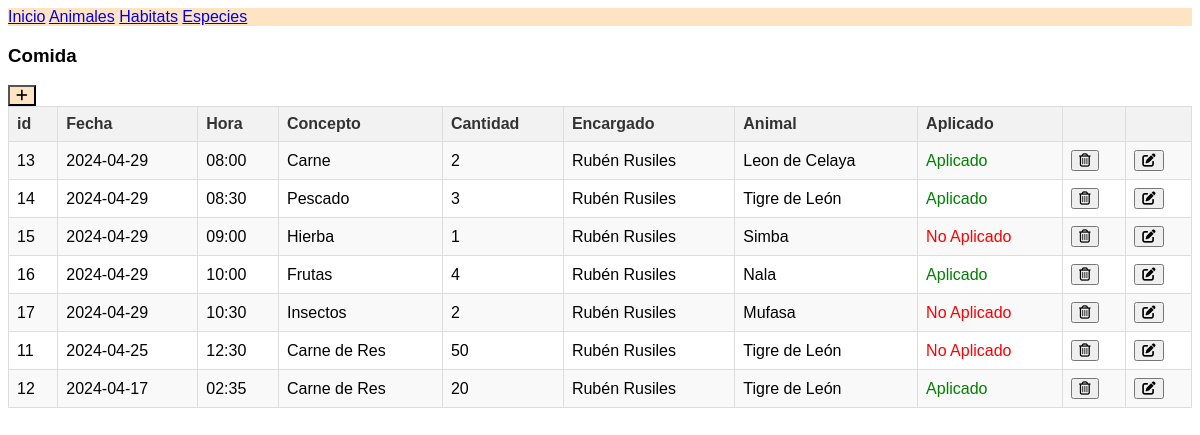
Screenshot of /admin (signed in) with the database file from the repository.
### tables this page shows
CREATE TABLE `Comida` (
  `id` bigint(20) UNSIGNED NOT NULL,
  `id_animal` smallint(6) NOT NULL,
  `fecha` date NOT NULL,
  `cantidad` smallint(6) NOT NULL,
  `concepto` varchar(50) NOT NULL,
  `aplicado` tinyint(1) NOT NULL DEFAULT 0,
  `hora` char(5) NOT NULL,
  `id_empleado` tinyint(4) NOT NULL
);

CREATE TABLE `Animal` (
  `id` bigint(20) UNSIGNED NOT NULL,
  `edad` smallint(6) NOT NULL,
  `id_especie` smallint(6) NOT NULL,
  `id_habitad` smallint(6) NOT NULL,
  `animal` varchar(50) NOT NULL
);

### class/baseDeDatos.php (called while the page is built, shortened)
<?php
class BaseDeDatos
{
    var $conexion;
    var $servidor;
    var $usuario;
    var $clave;
    var $baseDeDatos;
    function __construct()
    {
        $this->servidor = 'localhost';
        $this->usuario = 'zoo';
        $this->clave = '1234';
        $this->baseDeDatos = 'Zoo';
    }
    function open()
    {
        $this->conexion = mysqli_connect($this->servidor, $this->usuario, $this->clave, $this->baseDeDatos);
    }
    function query($query)
    {
        $this->bloq_registros = mysqli_query($this->conexion, $query);
    }
    function getRecord($query)
    {
        $this->bloq_registros = mysqli_query($this->conexion, $query);
        return mysqli_fetch_object($this->bloq_registros);
    }
}

### class/comida.php (the view, shortened to what this page needs)
<?php
include 'baseDeDatos.php';
class Comida extends BaseDeDatos
{
    function action($cual)
    {
        $result = '';
        switch ($cual) {
            case 'report':
                if ($_SESSION['role'] == 'admin') {
                    $result = $this->despTablaDatos("
                            SELECT c.id, c.fecha, c.hora, c.concepto, c.cantidad, concat(e.nombre, ' ', e.apellido) AS nombre_empleado, a.animal ,c.aplicado
                            FROM comida c
                            JOIN empleado e ON c.id_empleado = e.id
                            JOIN animal a ON c.id_animal = a.id
                            ORDER BY c.fecha DESC
                        ");
                }
                break;
        }
        return $result;
    }
    function despTablaDatos($query)
    {
        $htmlStart = '<div class="flex column m-50">';
        $datos = '<table class="customTable center-text mt-50">';
        $this->query($query);
        $this->getRecord($query);
        $isAdmin = ($_SESSION['role'] == 'admin');
        if ($isAdmin) {
            $datos .= '
            <div class="flex space-between align-center gap-15">
                <h3 class="f-size-30">Comida</h3>
                <form method="post">
                    <button class="p-10 radius-100 bg-primary white-text no-border"><i class="fa-solid fa-plus"></i></button>
                    <input type="hidden" name="action" value="formNew">
                </form>
            </div>';
        }
        $datos .= '<thead><tr>';
        if ($isAdmin)
            $campos = array("id", "Fecha", "Hora", "Concepto", "Cantidad", "Encargado", "Animal", "Aplicado");
        else
            $campos = array("id", "Fecha", "Hora", "Concepto", "Cantidad", "Encargado", "Animal", "Ubicación", "Aplicado");
        foreach ($campos as $campo) {
            $datos .= '<th>' . $campo . '</th>';
        }
        if ($isAdmin) {
            $datos .= "<th>&nbsp</th><th>&nbsp</th>";
        }
        $datos .= '</tr></thead>';
        $datos .= '<tbody>';
        foreach ($this->bloq_registros as $row) {
            $datos .= '<tr>';
            foreach ($row as $columna => $valor) {
                if ($columna == "aplicado") {
                    $texto = ($valor == 1) ? "Aplicado" : "No Aplicado";
                    $color = ($valor == 1) ? "green" : "red";
                    $datos .= '<td class="text-align-center" style="color: ' . $color . '">' . $texto . '</td>';
                } else {
                    $datos .= '<td class="text-align-center">' . $valor . '</td>';
                }
            }
            if ($isAdmin) {
                $datos .= '
        <td>
            <form method="post">
                <button><i class="fa-regular fa-trash-can"></i></button>
                <input type="hidden" name="action" value="delete">
                <input type="hidden" name="id" value="' . $row['id'] . '">
            </form>
        </td>';
                $datos .= '
        <td>
            <form method="post">
                <button><i class="fa-solid fa-pen-to-square"></i></button>
                <input type="hidden" name="action" value="formEdit">
                <input type="hidden" name="id" value="' . $row['id'] . '">
            </form>
        </td>';
            }
            $datos .= "</tr>";
        }
        $datos .= '</tbody>';
        $datos .= '</table></div>';
        $htmlEnd = '</div>';
        return $htmlStart . $datos . $htmlEnd;
    }
}
$oComida = new Comida();
if (isset($_REQUEST['action'])) echo $oComida->action($_REQUEST['action']);
else echo $oComida->action('report');

### public/global.css (style rules this page uses)
* { font-family: Verdana, Geneva, Tahoma, sans-serif; white-space: normal !important; }
.bg-primary { background-color: bisque !important; }
table { width: 100%; border-collapse: collapse; }
th, td { padding: 8px; border: 1px solid #ddd; text-align: left; }
th { background-color: #f2f2f2; color: #333; }
tr:nth-child(odd) { background-color: #f9f9f9; }

### rows the page displays
comida: id "13", fecha "2024-04-29", hora "08:00", concepto "Carne", cantidad "2", valor "Rubén Rusiles", id_animal.animal "Leon de Celaya", aplicado "Aplicado"
comida: id "14", fecha "2024-04-29", hora "08:30", concepto "Pescado", cantidad "3", valor "Rubén Rusiles", id_animal.animal "Tigre de León", aplicado "Aplicado"
comida: id "15", fecha "2024-04-29", hora "09:00", concepto "Hierba", cantidad "1", valor "Rubén Rusiles", id_animal.animal "Simba", aplicado "No Aplicado"
comida: id "16", fecha "2024-04-29", hora "10:00", concepto "Frutas", cantidad "4", valor "Rubén Rusiles", id_animal.animal "Nala", aplicado "Aplicado"
comida: id "17", fecha "2024-04-29", hora "10:30", concepto "Insectos", cantidad "2", valor "Rubén Rusiles", id_animal.animal "Mufasa", aplicado "No Aplicado"
comida: id "11", fecha "2024-04-25", hora "12:30", concepto "Carne de Res", cantidad "50", valor "Rubén Rusiles", id_animal.animal "Tigre de León", aplicado "No Aplicado"
comida: id "12", fecha "2024-04-17", hora "02:35", concepto "Carne de Res", cantidad "20", valor "Rubén Rusiles", id_animal.animal "Tigre de León", aplicado "Aplicado"

### other values shown
$campo "id"
$campo "Fecha"
$campo "Hora"
$campo "Concepto"
$campo "Cantidad"
$campo "Encargado"
$campo "Animal"
$campo "Aplicado"
